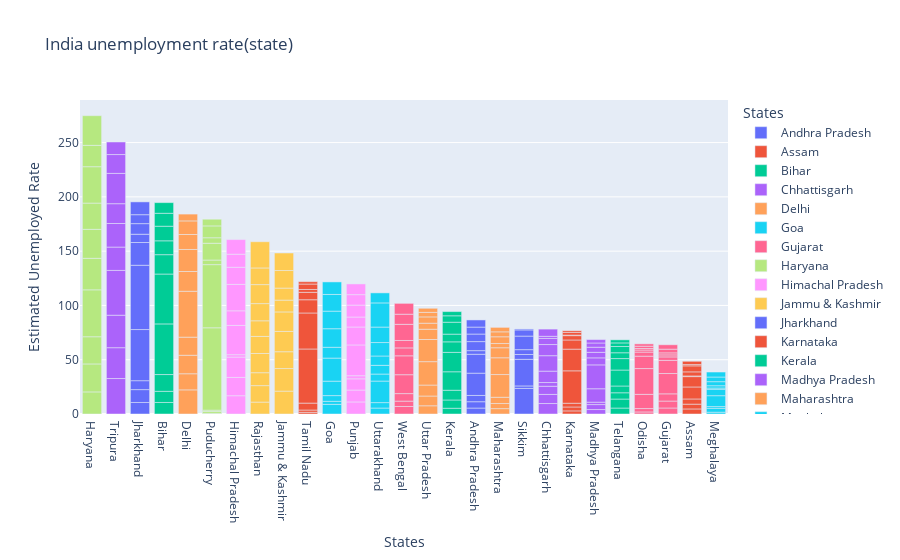

Source (notebook cell):
### Code cell
fig=px.bar(data,x='States',y='Estimated Unemployed Rate',title='India unemployment rate(state)',template='plotly',color='States')
fig.update_layout(xaxis={'categoryorder':'total descending'})
fig.show()

### Figure 1 — Plotly figure (JSON) as saved in the notebook; plotly's stock layout.template omitted (floating-point values rounded to 4 significant figures)
{"data": [{"alignmentgroup": "True", "hovertemplate": "States=%{x}<br>Estimated Unemployed Rate=%{y}<extra></extra>", "legendgroup": "Andhra Pradesh", "marker": {"color": "#636efa", "pattern": {"shape": ""}}, "name": "Andhra Pradesh", "offsetgroup": "Andhra Pradesh", "orientation": "v", "showlegend": true, "textposition": "auto", "type": "bar", "x": ["Andhra Pradesh", "Andhra Pradesh", "Andhra Pradesh", "Andhra Pradesh", "Andhra Pradesh", "Andhra Pradesh", "Andhra Pradesh", "Andhra Pradesh", "Andhra Pradesh", "Andhra Pradesh"], "xaxis": "x", "y": [5.48, 5.83, 5.79, 20.51, 17.43, 3.31, 8.34, 6.96, 6.4, 6.59], "yaxis": "y"}, {"alignmentgroup": "True", "hovertemplate": "States=%{x}<br>Estimated Unemployed Rate=%{y}<extra></extra>", "legendgroup": "Assam", "marker": {"color": "#EF553B", "pattern": {"shape": ""}}, "name": "Assam", "offsetgroup": "Assam", "orientation": "v", "showlegend": true, "textposition": "auto", "type": "bar", "x": ["Assam", "Assam", "Assam", "Assam", "Assam", "Assam", "Assam", "Assam", "Assam", "Assam"], "xaxis": "x", "y": [4.66, 4.41, 4.77, 11.06, 9.55, 0.6, 3.77, 5.53, 1.19, 3.02], "yaxis": "y"}, {"alignmentgroup": "True", "hovertemplate": "States=%{x}<br>Estimated Unemployed Rate=%{y}<extra></extra>", "legendgroup": "Bihar", "marker": {"color": "#00cc96", "pattern": {"shape": ""}}, "name": "Bihar", "offsetgroup": "Bihar", "orientation": "v", "showlegend": true, "textposition": "auto", "type": "bar", "x": ["Bihar", "Bihar", "Bihar", "Bihar", "Bihar", "Bihar", "Bihar", "Bihar", "Bihar", "Bihar"], "xaxis": "x", "y": [10.61, 10.29, 15.43, 46.64, 45.96, 17.82, 12.79, 13.44, 11.91, 9.82], "yaxis": "y"}, {"alignmentgroup": "True", "hovertemplate": "States=%{x}<br>Estimated Unemployed Rate=%{y}<extra></extra>", "legendgroup": "Chhattisgarh", "marker": {"color": "#ab63fa", "pattern": {"shape": ""}}, "name": "Chhattisgarh", "offsetgroup": "Chhattisgarh", "orientation": "v", "showlegend": true, "textposition": "auto", "type": "bar", "x": ["Chhattisgarh", "Chhattisgarh", "Chhattisgarh", "Chhattisgarh", "Chhattisgarh", "Chhattisgarh", "Chhattisgarh", "Chhattisgarh", "Chhattisgarh", "Chhattisgarh"], "xaxis": "x", "y": [9.65, 8.38, 7.54, 3.41, 10.5, 14.23, 10.27, 5.63, 1.96, 6.62], "yaxis": "y"}, {"alignmentgroup": "True", "hovertemplate": "States=%{x}<br>Estimated Unemployed Rate=%{y}<extra></extra>", "legendgroup": "Delhi", "marker": {"color": "#FFA15A", "pattern": {"shape": ""}}, "name": "Delhi", "offsetgroup": "Delhi", "orientation": "v", "showlegend": true, "textposition": "auto", "type": "bar", "x": ["Delhi", "Delhi", "Delhi", "Delhi", "Delhi", "Delhi", "Delhi", "Delhi", "Delhi", "Delhi"], "xaxis": "x", "y": [22.23, 14.84, 17.04, 16.68, 42.27, 18.19, 20.3, 13.79, 12.53, 6.27], "yaxis": "y"}, {"alignmentgroup": "True", "hovertemplate": "States=%{x}<br>Estimated Unemployed Rate=%{y}<extra></extra>", "legendgroup": "Goa", "marker": {"color": "#19d3f3", "pattern": {"shape": ""}}, "name": "Goa", "offsetgroup": "Goa", "orientation": "v", "showlegend": true, "textposition": "auto", "type": "bar", "x": ["Goa", "Goa", "Goa", "Goa", "Goa", "Goa", "Goa", "Goa", "Goa", "Goa"], "xaxis": "x", "y": [8.89, 2.81, 5.25, 13.31, 21.25, 9.96, 17.07, 16.21, 15.38, 11.54], "yaxis": "y"}, {"alignmentgroup": "True", "hovertemplate": "States=%{x}<br>Estimated Unemployed Rate=%{y}<extra></extra>", "legendgroup": "Gujarat", "marker": {"color": "#FF6692", "pattern": {"shape": ""}}, "name": "Gujarat", "offsetgroup": "Gujarat", "orientation": "v", "showlegend": true, "textposition": "auto", "type": "bar", "x": ["Gujarat", "Gujarat", "Gujarat", "Gujarat", "Gujarat", "Gujarat", "Gujarat", "Gujarat", "Gujarat", "Gujarat"], "xaxis": "x", "y": [5.54, 6.38, 6.66, 18.71, 12.11, 3.2, 1.84, 1.87, 3.42, 4.03], "yaxis": "y"}, {"alignmentgroup": "True", "hovertemplate": "States=%{x}<br>Estimated Unemployed Rate=%{y}<extra></extra>", "legendgroup": "Haryana", "marker": {"color": "#B6E880", "pattern": {"shape": ""}}, "name": "Haryana", "offsetgroup": "Haryana", "orientation": "v", "showlegend": true, "textposition": "auto", "type": "bar", "x": ["Haryana", "Haryana", "Haryana", "Haryana", "Haryana", "Haryana", "Haryana", "Haryana", "Haryana", "Haryana"], "xaxis": "x", "y": [20.34, 25.77, 25.05, 43.22, 29.02, 26.7, 24.18, 33.5, 19.68, 27.31], "yaxis": "y"}, {"alignmentgroup": "True", "hovertemplate": "States=%{x}<br>Estimated Unemployed Rate=%{y}<extra></extra>", "legendgroup": "Himachal Pradesh", "marker": {"color": "#FF97FF", "pattern": {"shape": ""}}, "name": "Himachal Pradesh", "offsetgroup": "Himachal Pradesh", "orientation": "v", "showlegend": true, "textposition": "auto", "type": "bar", "x": ["Himachal Pradesh", "Himachal Pradesh", "Himachal Pradesh", "Himachal Pradesh", "Himachal Pradesh", "Himachal Pradesh", "Himachal Pradesh", "Himachal Pradesh", "Himachal Pradesh", "Himachal Pradesh"], "xaxis": "x", "y": [16.83, 16.84, 18.76, 2.2, 26.95, 13.47, 24.31, 15.79, 12.04, 13.46], "yaxis": "y"}, {"alignmentgroup": "True", "hovertemplate": "States=%{x}<br>Estimated Unemployed Rate=%{y}<extra></extra>", "legendgroup": "Jammu & Kashmir", "marker": {"color": "#FECB52", "pattern": {"shape": ""}}, "name": "Jammu & Kashmir", "offsetgroup": "Jammu & Kashmir", "orientation": "v", "showlegend": true, "textposition": "auto", "type": "bar", "x": ["Jammu & Kashmir", "Jammu & Kashmir", "Jammu & Kashmir", "Jammu & Kashmir", "Jammu & Kashmir", "Jammu & Kashmir", "Jammu & Kashmir", "Jammu & Kashmir", "Jammu & Kashmir"], "xaxis": "x", "y": [21.08, 20.78, 15.5, 18.74, 17.92, 10.88, 11.09, 16.17, 16.14], "yaxis": "y"}, {"alignmentgroup": "True", "hovertemplate": "States=%{x}<br>Estimated Unemployed Rate=%{y}<extra></extra>", "legendgroup": "Jharkhand", "marker": {"color": "#636efa", "pattern": {"shape": ""}}, "name": "Jharkhand", "offsetgroup": "Jharkhand", "orientation": "v", "showlegend": true, "textposition": "auto", "type": "bar", "x": ["Jharkhand", "Jharkhand", "Jharkhand", "Jharkhand", "Jharkhand", "Jharkhand", "Jharkhand", "Jharkhand", "Jharkhand", "Jharkhand"], "xaxis": "x", "y": [10.61, 11.85, 8.23, 47.09, 59.23, 20.95, 7.63, 9.76, 8.24, 11.8], "yaxis": "y"}, {"alignmentgroup": "True", "hovertemplate": "States=%{x}<br>Estimated Unemployed Rate=%{y}<extra></extra>", "legendgroup": "Karnataka", "marker": {"color": "#EF553B", "pattern": {"shape": ""}}, "name": "Karnataka", "offsetgroup": "Karnataka", "orientation": "v", "showlegend": true, "textposition": "auto", "type": "bar", "x": ["Karnataka", "Karnataka", "Karnataka", "Karnataka", "Karnataka", "Karnataka", "Karnataka", "Karnataka", "Karnataka", "Karnataka"], "xaxis": "x", "y": [2.86, 3.61, 3.46, 29.84, 19.97, 8.44, 4.01, 0.5, 2.41, 1.58], "yaxis": "y"}, {"alignmentgroup": "True", "hovertemplate": "States=%{x}<br>Estimated Unemployed Rate=%{y}<extra></extra>", "legendgroup": "Kerala", "marker": {"color": "#00cc96", "pattern": {"shape": ""}}, "name": "Kerala", "offsetgroup": "Kerala", "orientation": "v", "showlegend": true, "textposition": "auto", "type": "bar", "x": ["Kerala", "Kerala", "Kerala", "Kerala", "Kerala", "Kerala", "Kerala", "Kerala", "Kerala", "Kerala"], "xaxis": "x", "y": [5.31, 7.6, 8.99, 16.99, 17.88, 9.71, 7.09, 10.98, 5.91, 3.88], "yaxis": "y"}, {"alignmentgroup": "True", "hovertemplate": "States=%{x}<br>Estimated Unemployed Rate=%{y}<extra></extra>", "legendgroup": "Madhya Pradesh", "marker": {"color": "#ab63fa", "pattern": {"shape": ""}}, "name": "Madhya Pradesh", "offsetgroup": "Madhya Pradesh", "orientation": "v", "showlegend": true, "textposition": "auto", "type": "bar", "x": ["Madhya Pradesh", "Madhya Pradesh", "Madhya Pradesh", "Madhya Pradesh", "Madhya Pradesh", "Madhya Pradesh", "Madhya Pradesh", "Madhya Pradesh", "Madhya Pradesh", "Madhya Pradesh"], "xaxis": "x", "y": [4.11, 4.57, 2.22, 12.36, 21.98, 6.48, 5.08, 4.7, 3.91, 3.13], "yaxis": "y"}, {"alignmentgroup": "True", "hovertemplate": "States=%{x}<br>Estimated Unemployed Rate=%{y}<extra></extra>", "legendgroup": "Maharashtra", "marker": {"color": "#FFA15A", "pattern": {"shape": ""}}, "name": "Maharashtra", "offsetgroup": "Maharashtra", "orientation": "v", "showlegend": true, "textposition": "auto", "type": "bar", "x": ["Maharashtra", "Maharashtra", "Maharashtra", "Maharashtra", "Maharashtra", "Maharashtra", "Maharashtra", "Maharashtra", "Maharashtra", "Maharashtra"], "xaxis": "x", "y": [4.95, 4.69, 5.79, 20.9, 15.46, 9.23, 3.89, 6.23, 4.55, 4.1], "yaxis": "y"}, {"alignmentgroup": "True", "hovertemplate": "States=%{x}<br>Estimated Unemployed Rate=%{y}<extra></extra>", "legendgroup": "Meghalaya", "marker": {"color": "#19d3f3", "pattern": {"shape": ""}}, "name": "Meghalaya", "offsetgroup": "Meghalaya", "orientation": "v", "showlegend": true, "textposition": "auto", "type": "bar", "x": ["Meghalaya", "Meghalaya", "Meghalaya", "Meghalaya", "Meghalaya", "Meghalaya", "Meghalaya", "Meghalaya", "Meghalaya", "Meghalaya"], "xaxis": "x", "y": [1.66, 3.59, 1.58, 10.03, 5.92, 1.15, 2.1, 3.74, 4.29, 4.6], "yaxis": "y"}, {"alignmentgroup": "True", "hovertemplate": "States=%{x}<br>Estimated Unemployed Rate=%{y}<extra></extra>", "legendgroup": "Odisha", "marker": {"color": "#FF6692", "pattern": {"shape": ""}}, "name": "Odisha", "offsetgroup": "Odisha", "orientation": "v", "showlegend": true, "textposition": "auto", "type": "bar", "x": ["Odisha", "Odisha", "Odisha", "Odisha", "Odisha", "Odisha", "Odisha", "Odisha", "Odisha", "Odisha"], "xaxis": "x", "y": [1.9, 3.12, 13.08, 23.76, 11.41, 3.77, 1.88, 1.42, 2.1, 2.18], "yaxis": "y"}, {"alignmentgroup": "True", "hovertemplate": "States=%{x}<br>Estimated Unemployed Rate=%{y}<extra></extra>", "legendgroup": "Puducherry", "marker": {"color": "#B6E880", "pattern": {"shape": ""}}, "name": "Puducherry", "offsetgroup": "Puducherry", "orientation": "v", "showlegend": true, "textposition": "auto", "type": "bar", "x": ["Puducherry", "Puducherry", "Puducherry", "Puducherry", "Puducherry", "Puducherry", "Puducherry", "Puducherry", "Puducherry", "Puducherry"], "xaxis": "x", "y": [0.58, 1.76, 1.2, 75.85, 58.19, 4.24, 15.47, 5.05, 10.9, 6.18], "yaxis": "y"}, {"alignmentgroup": "True", "hovertemplate": "States=%{x}<br>Estimated Unemployed Rate=%{y}<extra></extra>", "legendgroup": "Punjab", "marker": {"color": "#FF97FF", "pattern": {"shape": ""}}, "name": "Punjab", "offsetgroup": "Punjab", "orientation": "v", "showlegend": true, "textposition": "auto", "type": "bar", "x": ["Punjab", "Punjab", "Punjab", "Punjab", "Punjab", "Punjab", "Punjab", "Punjab", "Punjab", "Punjab"], "xaxis": "x", "y": [11.11, 10.97, 10.32, 2.86, 28.33, 16.55, 9.19, 10.99, 9.61, 9.88], "yaxis": "y"}, {"alignmentgroup": "True", "hovertemplate": "States=%{x}<br>Estimated Unemployed Rate=%{y}<extra></extra>", "legendgroup": "Rajasthan", "marker": {"color": "#FECB52", "pattern": {"shape": ""}}, "name": "Rajasthan", "offsetgroup": "Rajasthan", "orientation": "v", "showlegend": true, "textposition": "auto", "type": "bar", "x": ["Rajasthan", "Rajasthan", "Rajasthan", "Rajasthan", "Rajasthan", "Rajasthan", "Rajasthan", "Rajasthan", "Rajasthan", "Rajasthan"], "xaxis": "x", "y": [10.97, 15.16, 11.9, 17.7, 15.74, 14.39, 15.81, 17.51, 15.35, 24.15], "yaxis": "y"}, {"alignmentgroup": "True", "hovertemplate": "States=%{x}<br>Estimated Unemployed Rate=%{y}<extra></extra>", "legendgroup": "Sikkim", "marker": {"color": "#636efa", "pattern": {"shape": ""}}, "name": "Sikkim", "offsetgroup": "Sikkim", "orientation": "v", "showlegend": true, "textposition": "auto", "type": "bar", "x": ["Sikkim", "Sikkim", "Sikkim", "Sikkim", "Sikkim", "Sikkim", "Sikkim", "Sikkim"], "xaxis": "x", "y": [23.57, 2.28, 24.51, 4.46, 4.45, 12.49, 5.7, 0.88], "yaxis": "y"}, {"alignmentgroup": "True", "hovertemplate": "States=%{x}<br>Estimated Unemployed Rate=%{y}<extra></extra>", "legendgroup": "Tamil Nadu", "marker": {"color": "#EF553B", "pattern": {"shape": ""}}, "name": "Tamil Nadu", "offsetgroup": "Tamil Nadu", "orientation": "v", "showlegend": true, "textposition": "auto", "type": "bar", "x": ["Tamil Nadu", "Tamil Nadu", "Tamil Nadu", "Tamil Nadu", "Tamil Nadu", "Tamil Nadu", "Tamil Nadu", "Tamil Nadu", "Tamil Nadu", "Tamil Nadu"], "xaxis": "x", "y": [1.57, 2.09, 6.4, 49.83, 33.16, 12.2, 6.81, 2.65, 5, 2.16], "yaxis": "y"}, {"alignmentgroup": "True", "hovertemplate": "States=%{x}<br>Estimated Unemployed Rate=%{y}<extra></extra>", "legendgroup": "Telangana", "marker": {"color": "#00cc96", "pattern": {"shape": ""}}, "name": "Telangana", "offsetgroup": "Telangana", "orientation": "v", "showlegend": true, "textposition": "auto", "type": "bar", "x": ["Telangana", "Telangana", "Telangana", "Telangana", "Telangana", "Telangana", "Telangana", "Telangana", "Telangana", "Telangana"], "xaxis": "x", "y": [5.49, 8.29, 5.77, 6.25, 14.7, 10.55, 5.36, 5.79, 3.27, 2.86], "yaxis": "y"}, {"alignmentgroup": "True", "hovertemplate": "States=%{x}<br>Estimated Unemployed Rate=%{y}<extra></extra>", "legendgroup": "Tripura", "marker": {"color": "#ab63fa", "pattern": {"shape": ""}}, "name": "Tripura", "offsetgroup": "Tripura", "orientation": "v", "showlegend": true, "textposition": "auto", "type": "bar", "x": ["Tripura", "Tripura", "Tripura", "Tripura", "Tripura", "Tripura", "Tripura", "Tripura", "Tripura", "Tripura"], "xaxis": "x", "y": [32.67, 28.4, 29.95, 41.23, 21.51, 21.71, 18.24, 27.92, 17.35, 11.57], "yaxis": "y"}, {"alignmentgroup": "True", "hovertemplate": "States=%{x}<br>Estimated Unemployed Rate=%{y}<extra></extra>", "legendgroup": "Uttar Pradesh", "marker": {"color": "#FFA15A", "pattern": {"shape": ""}}, "name": "Uttar Pradesh", "offsetgroup": "Uttar Pradesh", "orientation": "v", "showlegend": true, "textposition": "auto", "type": "bar", "x": ["Uttar Pradesh", "Uttar Pradesh", "Uttar Pradesh", "Uttar Pradesh", "Uttar Pradesh", "Uttar Pradesh", "Uttar Pradesh", "Uttar Pradesh", "Uttar Pradesh", "Uttar Pradesh"], "xaxis": "x", "y": [7.58, 8.98, 10.11, 21.54, 20.41, 9.47, 5.56, 5.79, 4.18, 3.75], "yaxis": "y"}, {"alignmentgroup": "True", "hovertemplate": "States=%{x}<br>Estimated Unemployed Rate=%{y}<extra></extra>", "legendgroup": "Uttarakhand", "marker": {"color": "#19d3f3", "pattern": {"shape": ""}}, "name": "Uttarakhand", "offsetgroup": "Uttarakhand", "orientation": "v", "showlegend": true, "textposition": "auto", "type": "bar", "x": ["Uttarakhand", "Uttarakhand", "Uttarakhand", "Uttarakhand", "Uttarakhand", "Uttarakhand", "Uttarakhand", "Uttarakhand", "Uttarakhand", "Uttarakhand"], "xaxis": "x", "y": [5.49, 4.99, 19.85, 6.48, 8.01, 8.61, 12.38, 14.26, 22.26, 9.23], "yaxis": "y"}, {"alignmentgroup": "True", "hovertemplate": "States=%{x}<br>Estimated Unemployed Rate=%{y}<extra></extra>", "legendgroup": "West Bengal", "marker": {"color": "#FF6692", "pattern": {"shape": ""}}, "name": "West Bengal", "offsetgroup": "West Bengal", "orientation": "v", "showlegend": true, "textposition": "auto", "type": "bar", "x": ["West Bengal", "West Bengal", "West Bengal", "West Bengal", "West Bengal", "West Bengal", "West Bengal", "West Bengal", "West Bengal", "West Bengal"], "xaxis": "x", "y": [6.94, 4.92, 6.92, 17.41, 17.41, 7.29, 6.83, 14.87, 9.35, 9.98], "yaxis": "y"}], "layout": {"barmode": "relative", "legend": {"title": {"text": "States"}, "tracegroupgap": 0}, "title": {"text": "India unemployment rate(state)"}, "xaxis": {"anchor": "y", "categoryarray": ["Andhra Pradesh", "Assam", "Bihar", "Chhattisgarh", "Delhi", "Goa", "Gujarat", "Haryana", "Himachal Pradesh", "Jammu & Kashmir", "Jharkhand", "Karnataka", "Kerala", "Madhya Pradesh", "Maharashtra", "Meghalaya", "Odisha", "Puducherry", "Punjab", "Rajasthan", "Sikkim", "Tamil Nadu", "Telangana", "Tripura", "Uttar Pradesh", "Uttarakhand", "West Bengal"], "categoryorder": "total descending", "domain": [0, 1], "title": {"text": "States"}}, "yaxis": {"anchor": "x", "domain": [0, 1], "title": {"text": "Estimated Unemployed Rate"}}}}
